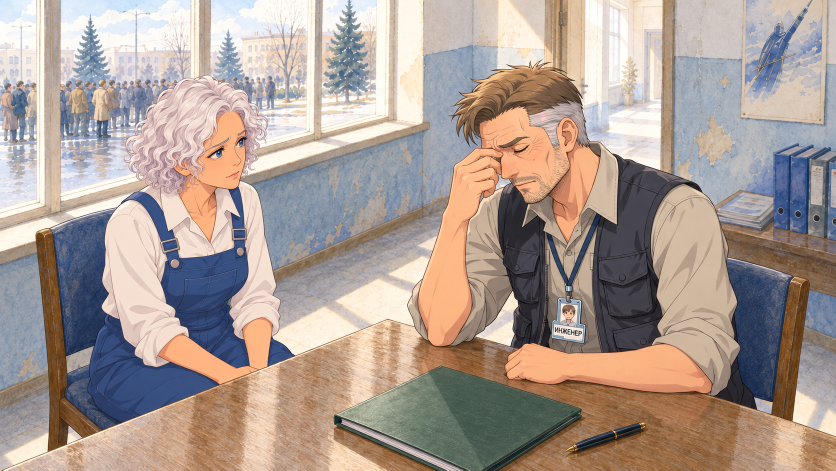
#> input picture assets/gen/cg_p4v3_a__gpt-image-2_0.png, 1672 x 941 px (shown at 1/2 size)
$ python _cg_p4v3_sheet.py
#> lines starting #> are read from the running program, lines starting #| are printed output that depends on the picture
# -*- coding: utf-8 -*-
"""Лист Ивану: P4 v3 A/B (Сергей со спрайта: щетина, жилет, бейдж) + кропы в нативе."""
import os
from PIL import Image, ImageDraw, ImageFont

HERE = os.path.dirname(os.path.abspath(__file__))

ROOT = os.path.dirname(HERE)
GEN = os.path.join(ROOT, "assets", "gen")
OUT = os.path.join(ROOT, "_sat")
os.makedirs(OUT, exist_ok=True)

A = os.path.join(GEN, "cg_p4v3_a__gpt-image-2_0.png")
B = os.path.join(GEN, "cg_p4v3_b__gpt-image-2_0.png")

try:
    f = ImageFont.truetype("/usr/share/fonts/truetype/dejavu/DejaVuSans-Bold.ttf", 26)
    fl = ImageFont.truetype("/usr/share/fonts/truetype/dejavu/DejaVuSans.ttf", 18)
except Exception:
    f = fl = ImageFont.load_default()

items = [("A · средний план от окна (Сергей справа)", A),
         ("B · через плечо Екатерины (Сергей в фокусе)", B)]

# --- лист: два кадра полными полосами ---
cw, pad, top, lab = 1280, 16, 56, 30
ch = None
for _, p in items:
    im = Image.open(p)
#> im is the input picture: PIL image 1672x941 RGB; mean R, G, B 171.6, 156.6, 148.4
    ch = int(round(cw * im.size[1] / im.size[0]))
#> ch = 720
    break
W = cw + 2 * pad
H = top + len(items) * (ch + lab + pad) + pad
#> H = 1604
cv = Image.new("RGB", (W, H), (14, 16, 22))
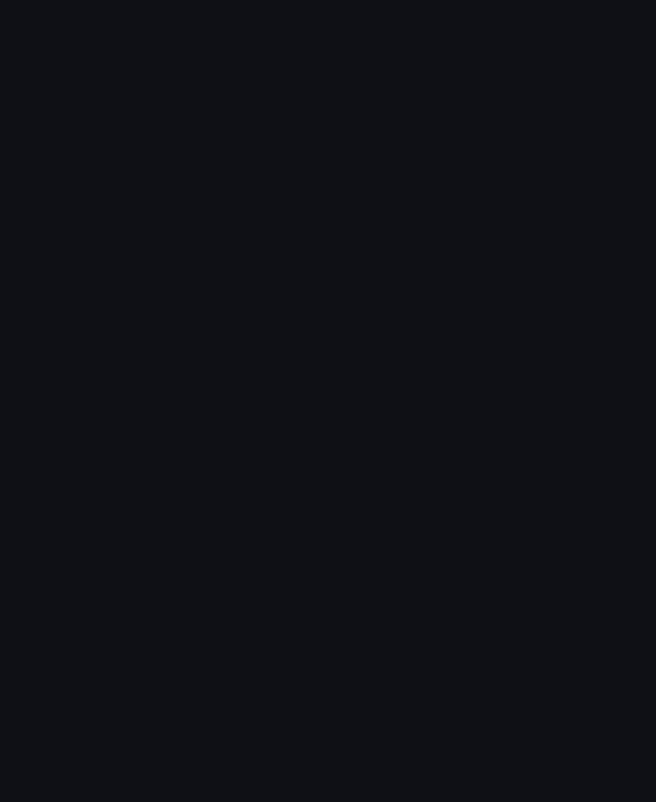
#> cv: PIL image 1312x1604 RGB (shown at 1/2 size); mean R, G, B 14, 16, 22
d = ImageDraw.Draw(cv)
d.text((pad, 16), "Зарянка · P4 v3 — Сергей ОДИН В ОДИН со спрайта (щетина, жилет, бейдж «ИНЖЕНЕР»)",
       fill=(240, 240, 245), font=f)
y = top
for labt, p in items:
    im = Image.open(p).convert("RGB").resize((cw, ch), Image.LANCZOS)
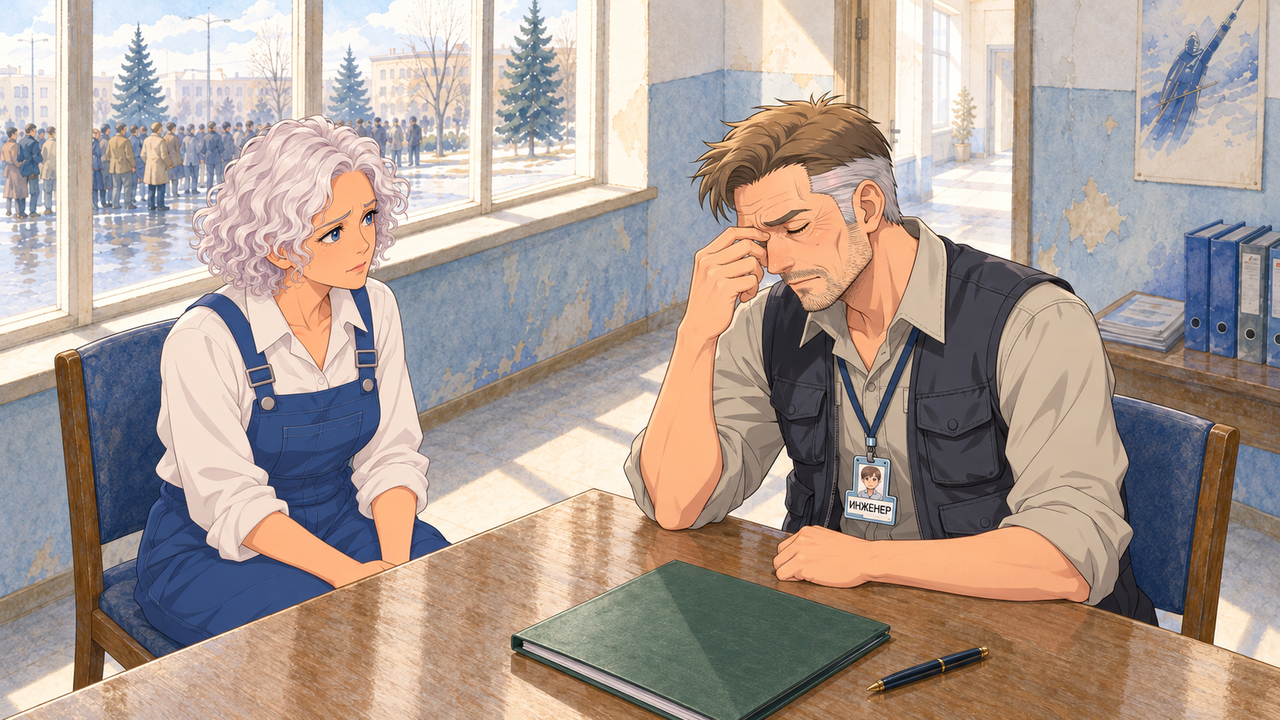
#> im: PIL image 1280x720 RGB; mean R, G, B 171.5, 156.6, 148.4
    cv.paste(im, (pad, y))
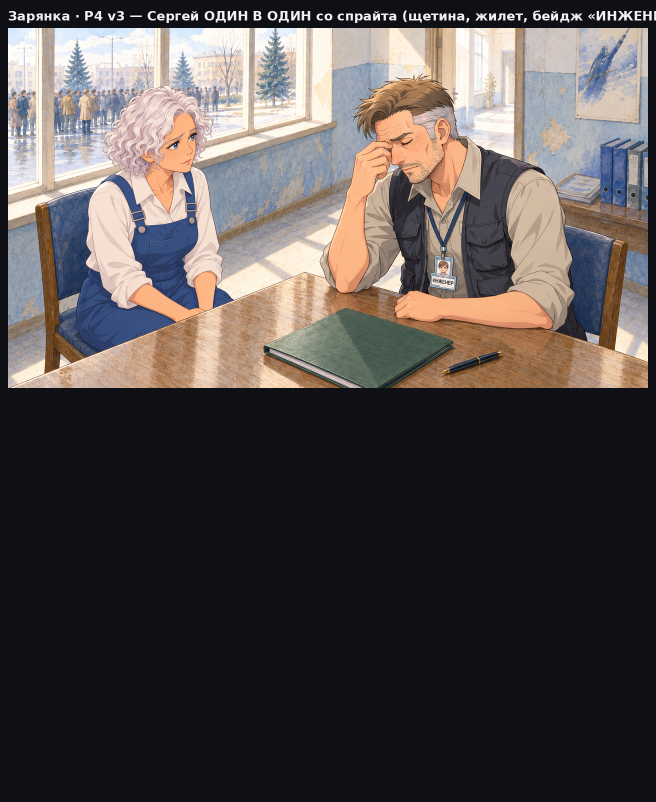
#> cv: PIL image 1312x1604 RGB (shown at 1/2 size); mean R, G, B 84, 78.6, 78.4
    d.rectangle([pad, y, pad + cw - 1, y + ch - 1], outline=(48, 52, 64))
    d.text((pad, y + ch + 5), labt, fill=(212, 216, 224), font=fl)
    y += ch + lab + pad
#> y = 822
#> pass 2 of the loop `for labt, p in items:`:
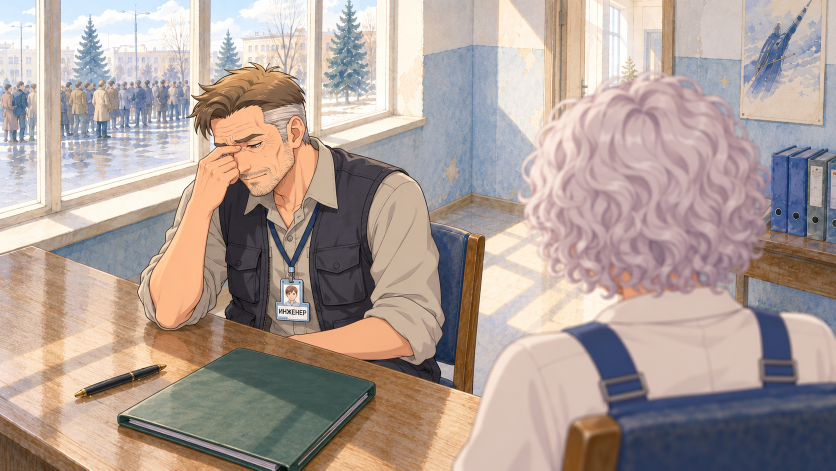
#> input picture assets/gen/cg_p4v3_b__gpt-image-2_0.png, 1672 x 941 px (shown at 1/2 size)
#> `cv.paste(im, (pad, y))`:
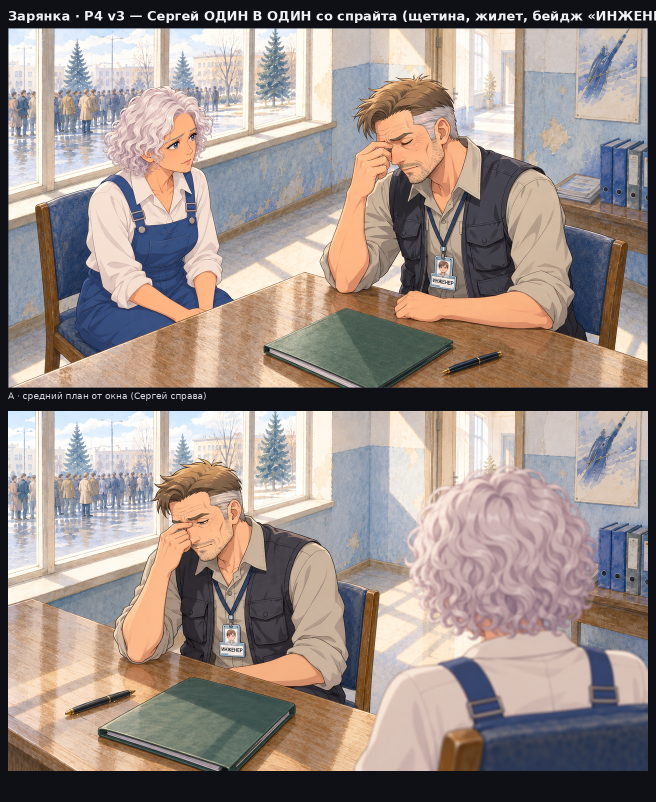
#> cv: PIL image 1312x1604 RGB (shown at 1/2 size); mean R, G, B 154.5, 141.5, 135.6
out1 = os.path.join(OUT, "sheet_p4v3.png")
cv.save(out1)
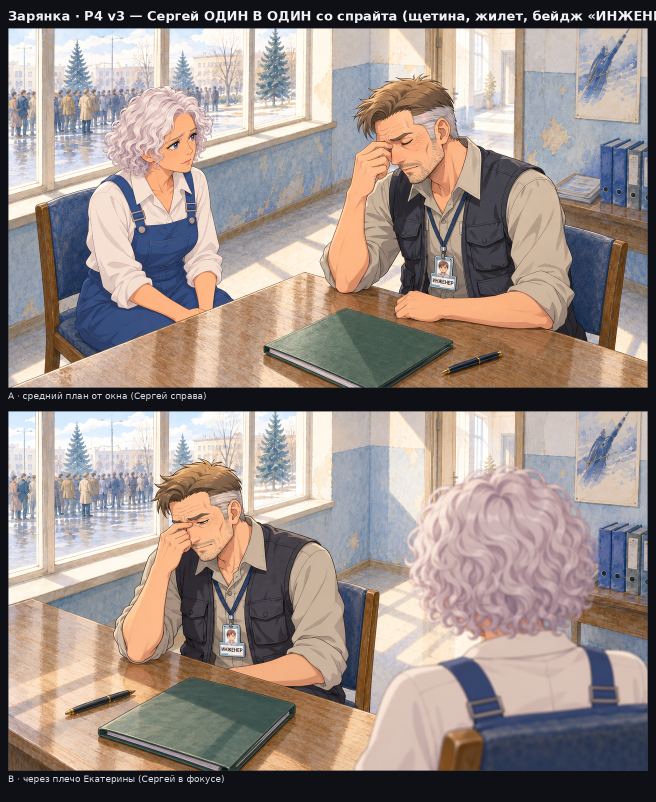
#> saved as sheet_p4v3.png: PIL image 1312x1604 RGB (shown at 1/2 size); mean R, G, B 154.4, 141.4, 135.5
print("saved", out1, cv.size)
#| saved _sat/sheet_p4v3.png (1312, 1604)

# --- детали: кропы в НАТИВНОМ разрешении (проверка щетины/жилета/букв на бейдже) ---
crops = []
for labt, p in items:
    im = Image.open(p).convert("RGB")
    w, h = im.size
#> w = 1672; h = 941
    # правая часть кадра, где Сергей; натив, без ресайза
    box = (int(w * 0.46), int(h * 0.06), int(w * 0.99), int(h * 0.94))
#> box = (769, 56, 1655, 884)
    c = im.crop(box)
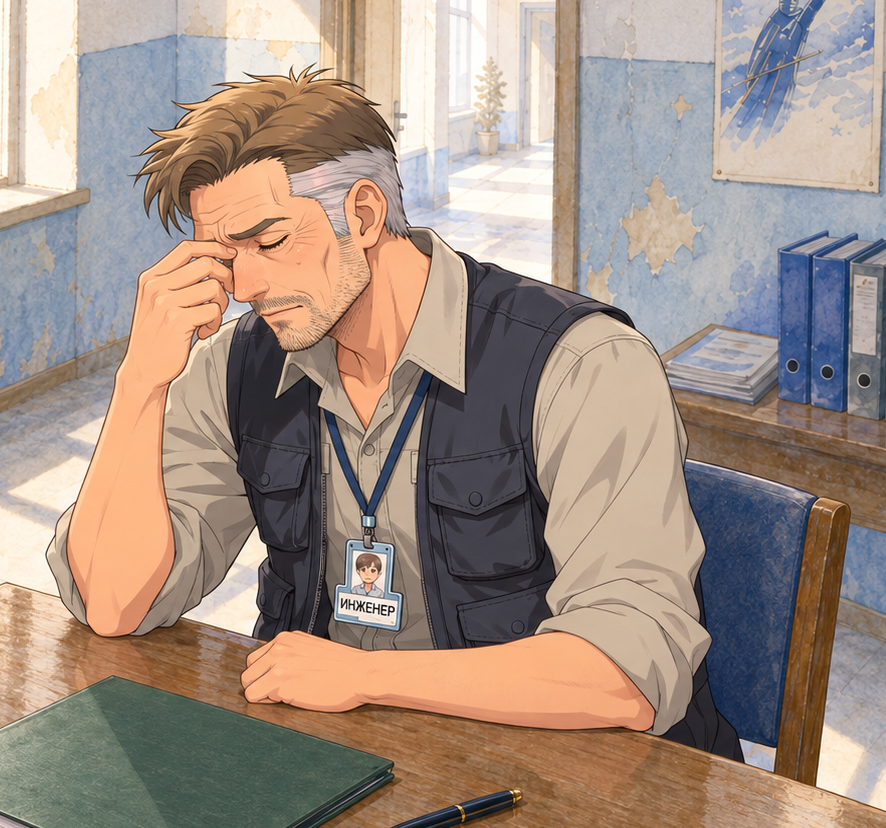
#> c: PIL image 886x828 RGB; mean R, G, B 161.2, 143.8, 132.3
    crops.append((labt + " · натив, правая часть", c))
#> pass 2 of the loop `for labt, p in items:`:
#> im is the input picture: PIL image 1672x941 RGB; mean R, G, B 175.2, 159.8, 152.6
#> `c = im.crop(box)`:
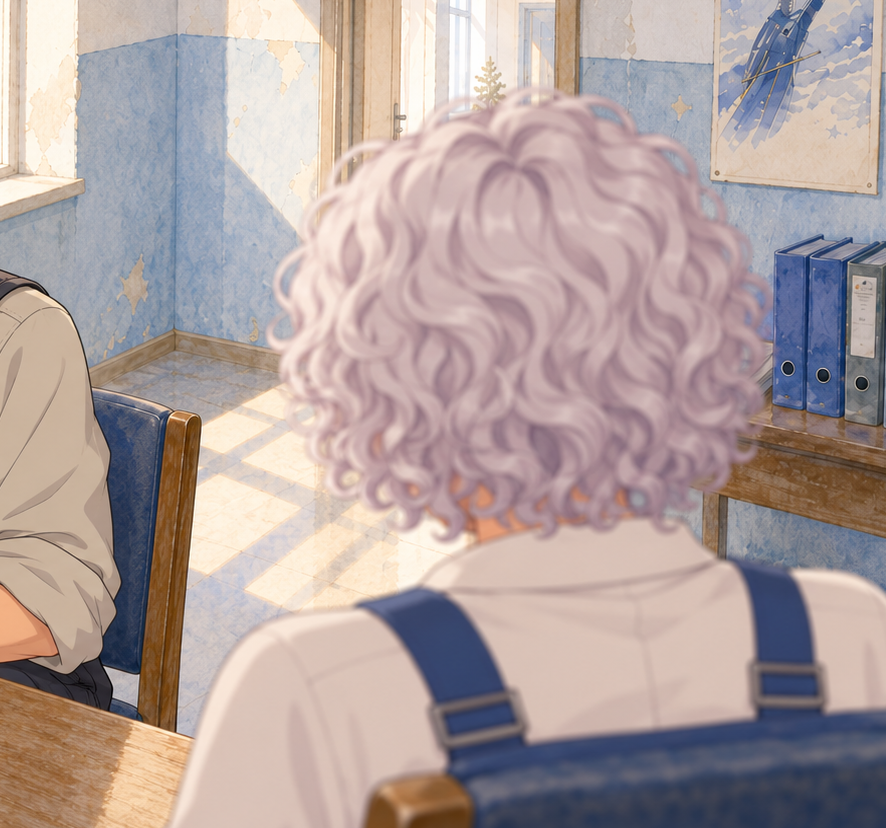
#> c: PIL image 886x828 RGB; mean R, G, B 176, 160.8, 158.9

pad2 = 14
cw2 = max(c.size[0] for _, c in crops)
#> cw2 = 886
top2 = 50
W2 = cw2 + 2 * pad2
#> W2 = 914
H2 = top2 + sum(c.size[1] + 26 + pad2 for _, c in crops) + pad2
#> H2 = 1800
cv2 = Image.new("RGB", (W2, H2), (14, 16, 22))
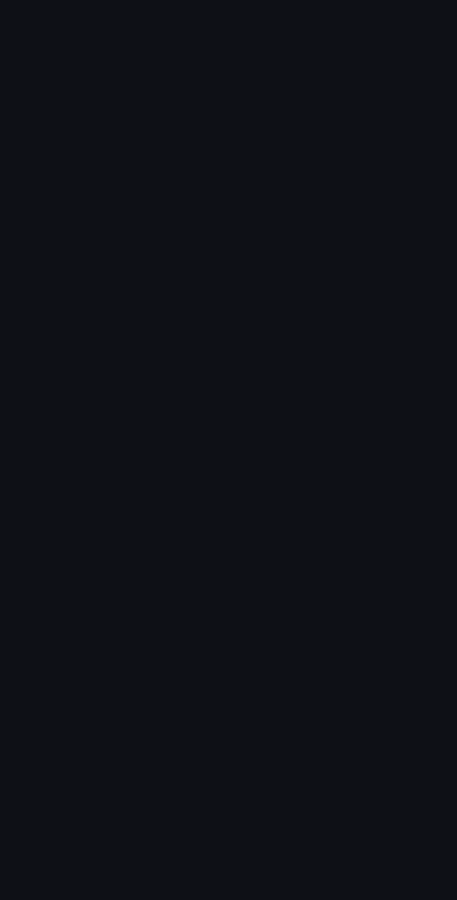
#> cv2: PIL image 914x1800 RGB (shown at 1/2 size); mean R, G, B 14, 16, 22
d2 = ImageDraw.Draw(cv2)
d2.text((pad2, 14), "P4 v3 · детали в нативном разрешении", fill=(240, 240, 245), font=f)
y = top2
for labt, c in crops:
    cv2.paste(c, (pad2, y))
    d2.rectangle([pad2, y, pad2 + c.size[0] - 1, y + c.size[1] - 1], outline=(48, 52, 64))
    d2.text((pad2, y + c.size[1] + 4), labt, fill=(212, 216, 224), font=fl)
    y += c.size[1] + 26 + pad2
#> this loop made 2 passes
#> y on passes 1 to 2: 918, 1786
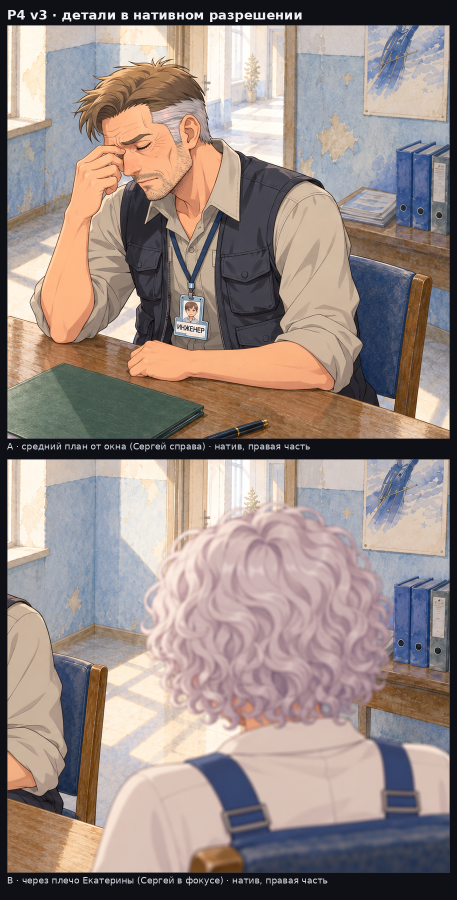
#> cv2: PIL image 914x1800 RGB (shown at 1/2 size); mean R, G, B 152.6, 138.3, 133
#> after the loop, y = 1786
out2 = os.path.join(OUT, "sheet_p4v3_detail.png")
cv2.save(out2)
print("saved", out2, cv2.size)
#| saved _sat/sheet_p4v3_detail.png (914, 1800)
